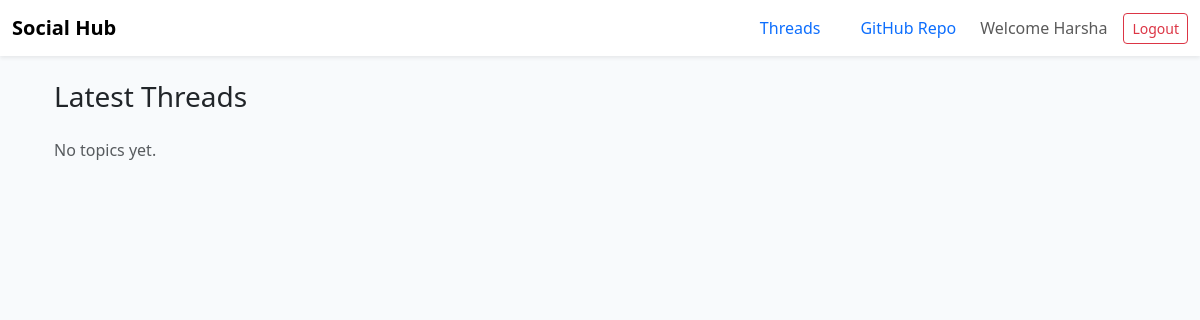
The app's page / (signed in), older data.
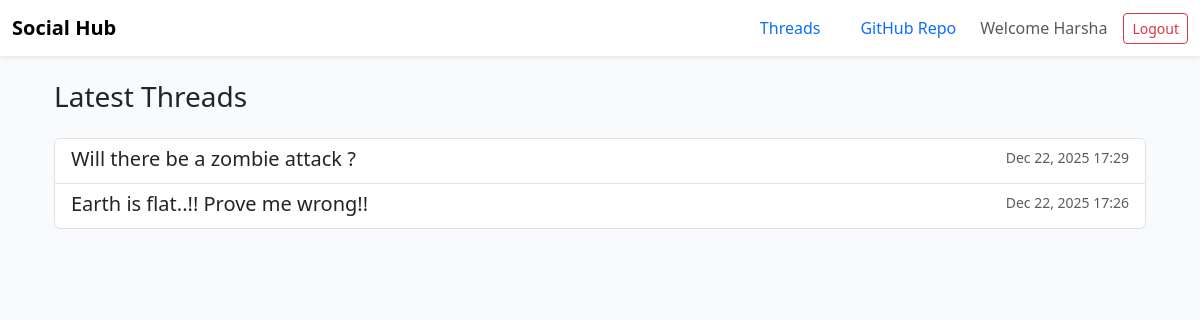
The same page, newer data.
### Home/models.py (models this page shows, shortened)
class Topic(models.Model):
    title = models.CharField(max_length=200)
    body = models.TextField(blank=True)
    created_at = models.DateTimeField(auto_now_add=True)

### Home/views.py (the view)
# urls.py: path('', views.index, name="home"),
def index(request):
    topics = Topic.objects.order_by("-created_at")  # newest first
    return render(request, "Home/index.html", {
        "topics": topics
    })

### Home/templates/Home/index.html (shortened to what this page needs)
{% extends "Home/base.html" %}
{% load static %}
{% block content %}
{% if not user.is_authenticated %}
<div class="d-flex justify-content-center align-items-center" style="min-height: 70vh;">
  <div class="text-center">
    <h2 class="mb-3">Welcome to Social Hub</h2>
    <p class="text-muted mb-4">
      Sign in or create an account to join discussions and post comments.
    </p>
    <p class="text-muted mb-4">
     Sign in using Username: <b>Test</b> Password: <b> 1234 </b> to get started quickly.
    </p>
    <div class="d-flex justify-content-center gap-3">
      <a href="{% url 'login' %}" class="btn btn-primary btn-lg">
        Sign in
      </a>
      <a href="{% url 'signup' %}" class="btn btn-outline-primary btn-lg">
        Sign up
      </a>
    </div>
  </div>
</div>
{% else %}
<div class="container">
  <h3 class="mb-4">Latest Threads</h3>
  {% if topics %}
    <div class="list-group">
      {% for topic in topics %}
        <a href="{% url 'topic_detail' topic.id %}"
           class="list-group-item list-group-item-action">
          <div class="d-flex w-100 justify-content-between">
            <h5 class="mb-1">{{ topic.title }}</h5>
            <small class="text-muted">
              {{ topic.created_at|date:"M d, Y H:i" }}
            </small>
          </div>
        </a>
      {% endfor %}
    </div>
  {% else %}
    <p class="text-muted">No topics yet.</p>
  {% endif %}
</div>
{% endif %}
{% endblock %}

### Home/templates/Home/base.html (shortened to what this page needs)
{% load static %}
<!DOCTYPE html>
<html lang="en">
<head>
    <link
        href="https://cdn.jsdelivr.net/npm/bootstrap@5.3.3/dist/css/bootstrap.min.css"
        rel="stylesheet"
    >
</head>
<body>
<nav class="navbar navbar-light bg-white shadow-sm sticky-top">
    <div class="container-fluid">
        <a class="navbar-brand" href="{% url 'home' %}">
            <span>Social Hub</span>
        </a>
        <ul class="nav d-none d-lg-flex align-items-center gap-2">
            <li class="nav-item">
                <a class="nav-link" href="#">Threads</a>
            </li>
            <li class="nav-item">
                <a class="nav-link" href="https://github.com/HarshaReddyV/ICA" target="_blank">
                    GitHub Repo
                </a>
            </li>
            {% if user.is_authenticated %}
                <li class="nav-item">
                    <span class="navbar-text me-2">
                        Welcome {{ user.username }}
                    </span>
                </li>
                <li class="nav-item">
                    <form method="post" action="{% url 'logout' %}">
                        <button class="btn btn-outline-danger btn-sm">
                            Logout
                        </button>
                    </form>
                </li>
            {% endif %}
        </ul>
    </div>
</nav>
<main class="container my-4">
    {% block content %}{% endblock %}
</main>
</body>
</html>

### Home/templates/Home/base.html (style rules this page uses)
body { min-height: 100vh; background-color: #f8fafc; }
.navbar-brand span { font-weight: 600; }

Row changes from the older to the newer data that the page shows:
added Topic: title "Will there be a zombie attack ?", created_at "Dec 22, 2025 17:29"
added Topic: title "Earth is flat..!! Prove me wrong!!", created_at "Dec 22, 2025 17:26"
Text that changed along with them:
text no longer shown: "No topics yet."
